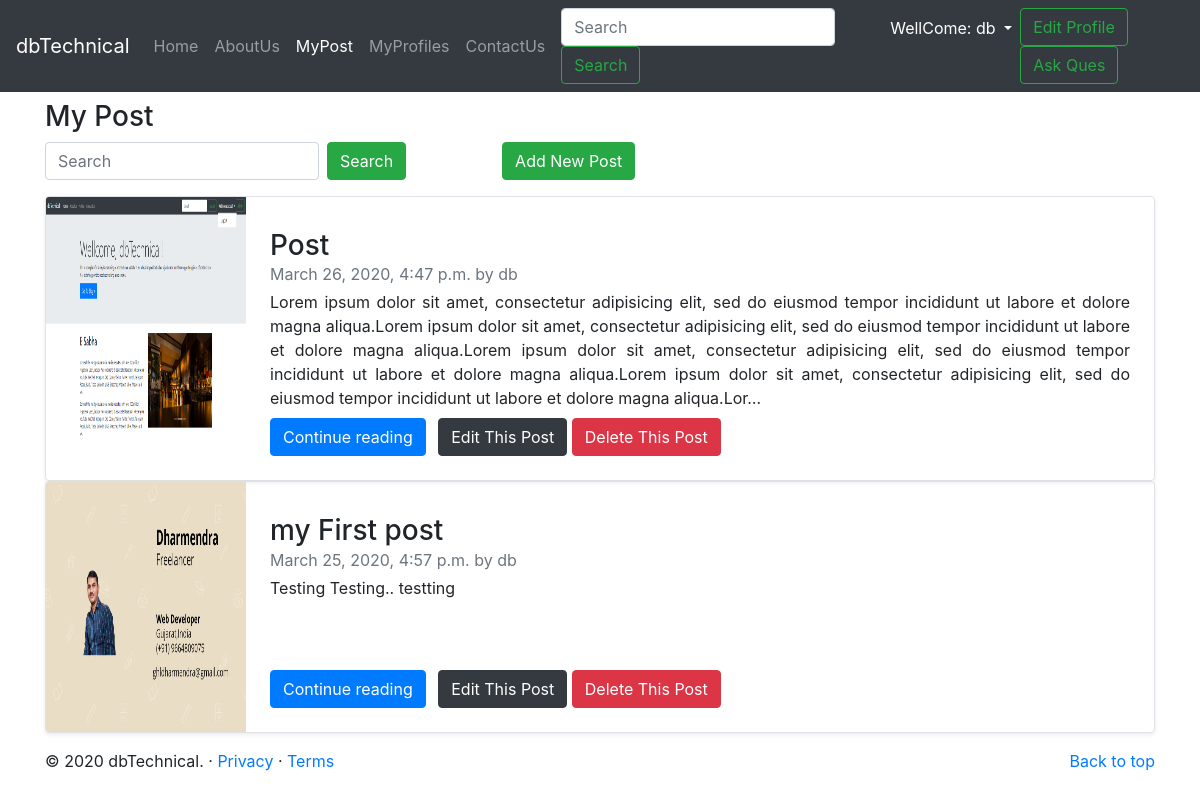
/social/mypost/ (signed in), run on the app's committed database.
### social/models.py (models this page shows, shortened)
class MyProfile(models.Model):
    name = models.CharField(max_length=50)
    user = models.OneToOneField(to=User, on_delete=CASCADE)
    age = models.IntegerField(default=18, validators=[MinValueValidator(18)])
    gender = models.CharField(max_length=10, default="Male", choices=(("Male","Male"),("Female","Female")))
    status = models.CharField(max_length=10, default="single", choices=(("single","single"),("married","married"),("widow","widow"),("seprated","seprated"),("commited","commited")))
    phone = models.CharField(validators=[RegexValidator("0?^[5-9]{1}\d{9}$")],max_length=20, null=True, blank=True)
    address = models.TextField(null=True, blank=True)
    description = models.TextField(null=True, blank=True)
    image = models.ImageField(upload_to="social/images", default="")
    def __str__(self):
        return "%s" % self.name

class MyPost(models.Model):
    image = models.ImageField(upload_to="social/images", default="")
    subject = models.CharField(max_length=200)
    msg = models.TextField(null=True, blank=True)
    pub_date = models.DateTimeField(auto_now_add=True)
    uploaded_by = models.ForeignKey(to=MyProfile, on_delete=CASCADE, blank=True, null=True)

### social/views.py (the view)
# urls.py: path('mypost/', views.MyPostListView.as_view()),
@method_decorator(login_required, name="dispatch")
class MyPostListView(ListView):
    model = MyPost
    def get_queryset(self):
        search = self.request.GET.get('uq')
        if search == None:
            search =""
        return MyPost.objects.filter(Q(uploaded_by=self.request.user.myprofile)).filter(Q(subject__icontains = search) | Q(msg__icontains = search)).order_by("-id")

### social/templates/social/mypost_list.html (shortened to what this page needs)
{% extends 'base.html' %}
{% block mypostactive %}active{% endblock mypostactive %}
{% block content %}
 <div class="container mt-2">
 <h3>My Post </h3>
<form method="get" class="form-inline" >
    <input type="text" value="{{request.GET.uq}}" name="uq" class="form-control mr-2" placeholder="Search" required>
    <button type="submit" class="btn btn-success mr-5">Search</button>
    <a href="/social/mypost/create/" class="btn btn-success mx-5">  Add New Post </a>
</form>
 <div class="row mt-3">
  {% for item in mypost_list %}
    <div class="col-md-12">
      <div class="row no-gutters border rounded overflow-hidden flex-md-row  shadow-sm h-md-250 position-relative">
        <div class="col-auto d-none d-lg-block">
            <img src="/media/{{item.image}}" class="bd-placeholder-img" width="200" height="250" alt="{{item.title}}" />
         </div>
            <div class="col p-4 d-flex flex-column position-static">
              <h3 class="mb-0">{{item.subject | truncatechars:100 }}</h3>
              <div class="mb-1 text-muted">{{item.pub_date}} by {{item.uploaded_by}}</div>
              <p  class="card-text mb-auto" align="justify">{{item.msg | truncatechars:500}}</p>
              <div class="mt-2">
              <a href="/social/mypost/{{item.id}}" class="btn btn-primary mr-2">Continue reading</a>
              <a href="/social/mypost/edit/{{item.id}}" class="btn btn-dark">Edit This Post</a>
              <a href="/social/mypost/delete/{{item.id}}" class="btn btn-danger">Delete This Post</a>
                </div>
            </div>
        </div>
      </div>
  {% endfor %}
  </div>
</div>
{% endblock %}

### social/templates/base.html (shortened to what this page needs)
<!doctype html>
<html lang="en">
<head>
  <link rel="stylesheet" href="https://stackpath.bootstrapcdn.com/bootstrap/4.4.1/css/bootstrap.min.css"
>
</head>
<body>
  <nav class="navbar navbar-expand-lg navbar-dark bg-dark">
    <a class="navbar-brand" href="/">dbTechnical</a>
    <div class="collapse navbar-collapse" id="navbarNavDropdown">
      <ul class="navbar-nav mr-auto">
        <li class="nav-item {% block homeactive %}{% endblock homeactive %}">
          <a class="nav-link" href="/social/home/">Home <span class="sr-only">(current)</span></a>
        </li>
        <li class="nav-item {% block aboutactive %}{% endblock aboutactive %}">
          <a class="nav-link" href="/social/about/">AboutUs</a>
        </li>
        <li class="nav-item {% block mypostactive %}{% endblock mypostactive %}">
          <a class="nav-link" href="/social/mypost/"> MyPost</a>
        </li>
        <li class="nav-item {% block myprofileactive %}{% endblock myprofileactive %}">
          <a class="nav-link" href="/social/profile/"> MyProfiles</a>
        </li>
        <li class="nav-item {% block contactactive %}{% endblock contactactive %}">
          <a class="nav-link" href="/social/contact/">ContactUs</a>
        </li>
      </ul>
    <form  class="form-inline mx-2">
      <input class="form-control mr-sm-2" Required type="search" name="query" id="search" placeholder="Search"
        aria-label="Search">
      <button class="btn btn-outline-success my-2 my-sm-0" type="submit">Search</button>
    </form>
   {% if user.is_authenticated %}
    <ul class="navbar-nav navbar-expand">
     <li class="nav-item dropdown active">
        <a class="nav-link dropdown-toggle" href="#" id="navbarDropdown" role="button" data-toggle="dropdown" aria-haspopup="true" aria-expanded="false">
          WellCome: {{request.user.myprofile.name}}
        </a>
      </li>
      <li class="nav-item dropdown">
       {% if user.is_superuser %}
          <a class="btn btn-outline-success" href="/admin">Admin</a>
        {% else %}
          {% if user.is_authenticated %}
          <a class="btn btn-outline-success" href="/social/profile/edit/{{ user.myprofile.id}}">Edit Profile</a>
          <a class="btn btn-outline-success" href="/social/question/create/">Ask Ques</a>
          {% endif %}
        {% endif %}
        </li>
    </ul>
  {% endif %}
  </div>
  </nav>
  {% block content %}
  {% endblock %}
  <footer class="container mt-3">
    <p class="float-right"><a href="#">Back to top</a></p>
    <p>© 2020 dbTechnical. · <a href="/privacy">Privacy</a> · <a href="#">Terms</a></p>
  </footer>
</body>
</html>

### data on the page
MyPost: image (picture), subject "Post", pub_date "March 26, 2020, 4:47 p.m.", uploaded_by "db", msg "Lorem ipsum dolor sit amet, consectetur adipisicing elit, sed do eiusmod tempor incididunt ut labore et dolore magna aliqua.Lorem ipsum dolor sit amet, consectetur adipisicing elit, sed do eiusmod tempor incididunt ut labore et dolore magna aliqua.Lorem ipsum dolor sit amet, consectetur adipisicing elit, sed do eiusmod tempor incididunt ut labore et dolore magna aliqua.Lorem ipsum dolor sit amet, consectetur adipisicing elit, sed do eiusmod tempor incididunt ut labore et dolore magna aliqua.Lor…"
MyPost: image (picture), subject "my First post", pub_date "March 25, 2020, 4:57 p.m.", uploaded_by "db", msg "Testing Testing.. testting"

### other printed values
{{ request.user.myprofile.name }} "db"
